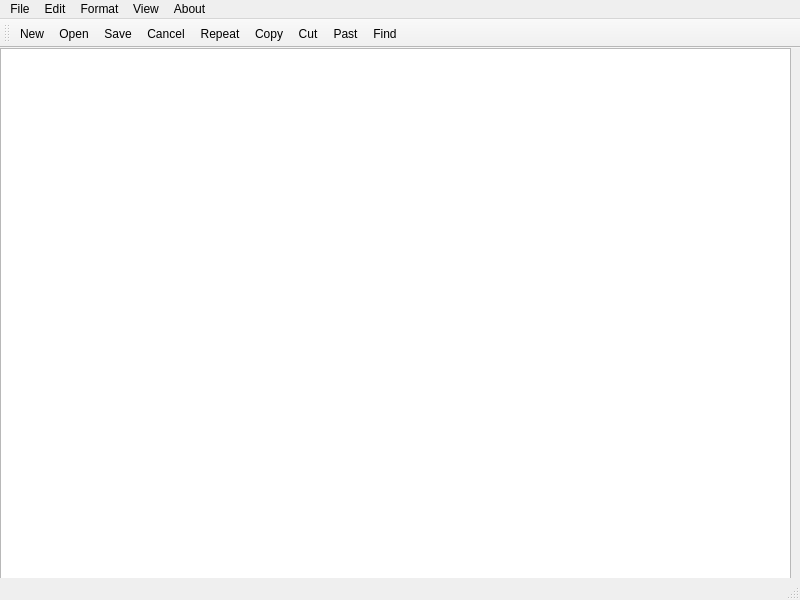
<?xml version="1.0" encoding="UTF-8"?>
<ui version="4.0">
 <class>MainWindow</class>
 <widget class="QMainWindow" name="MainWindow">
  <property name="geometry">
   <rect>
    <x>0</x>
    <y>0</y>
    <width>800</width>
    <height>600</height>
   </rect>
  </property>
  <property name="windowTitle">
   <string>MainWindow</string>
  </property>
  <widget class="QWidget" name="centralwidget">
   <widget class="QTextEdit" name="textEdit">
    <property name="geometry">
     <rect>
      <x>0</x>
      <y>0</y>
      <width>791</width>
      <height>531</height>
     </rect>
    </property>
   </widget>
  </widget>
  <widget class="QMenuBar" name="menubar">
   <property name="geometry">
    <rect>
     <x>0</x>
     <y>0</y>
     <width>800</width>
     <height>22</height>
    </rect>
   </property>
   <widget class="QMenu" name="menuFile">
    <property name="title">
     <string>File</string>
    </property>
    <addaction name="actionNew"/>
    <addaction name="actionOpen"/>
    <addaction name="actionSave"/>
    <addaction name="actionSave_as"/>
    <addaction name="actionclose"/>
   </widget>
   <widget class="QMenu" name="menuEdit">
    <property name="title">
     <string>Edit</string>
    </property>
    <addaction name="actionCancel"/>
    <addaction name="actionRepeat"/>
    <addaction name="actionCopy"/>
    <addaction name="actionCut"/>
    <addaction name="actionPast"/>
    <addaction name="actionFind"/>
    <addaction name="actionFind_and_Replace"/>
    <addaction name="actionSelect_All"/>
   </widget>
   <widget class="QMenu" name="menuView">
    <property name="title">
     <string>Format</string>
    </property>
    <addaction name="separator"/>
    <addaction name="actionWord_wrap"/>
    <addaction name="actionfont"/>
   </widget>
   <widget class="QMenu" name="menuView_2">
    <property name="title">
     <string>View</string>
    </property>
    <widget class="QMenu" name="menuEdit_style">
     <property name="title">
      <string>Edit style</string>
     </property>
     <addaction name="actionEdit"/>
     <addaction name="actionOpen_2"/>
     <addaction name="actionDefault"/>
     <addaction name="actionC_98"/>
     <addaction name="actionC90"/>
     <addaction name="actionC_14"/>
    </widget>
    <addaction name="actionBackground"/>
    <addaction name="actionLine_color"/>
    <addaction name="actionNumbering"/>
    <addaction name="actionTool_bar"/>
    <addaction name="actionStatus_bar"/>
    <addaction name="actionSyntaxis"/>
    <addaction name="actionSelect_syntaxis"/>
    <addaction name="menuEdit_style"/>
   </widget>
   <widget class="QMenu" name="menuabout">
    <property name="title">
     <string>About</string>
    </property>
    <addaction name="actionAbout_program"/>
   </widget>
   <addaction name="menuFile"/>
   <addaction name="menuEdit"/>
   <addaction name="menuView"/>
   <addaction name="menuView_2"/>
   <addaction name="menuabout"/>
  </widget>
  <widget class="QStatusBar" name="statusbar"/>
  <widget class="QToolBar" name="toolBar">
   <property name="windowTitle">
    <string>toolBar</string>
   </property>
   <attribute name="toolBarArea">
    <enum>TopToolBarArea</enum>
   </attribute>
   <attribute name="toolBarBreak">
    <bool>false</bool>
   </attribute>
   <addaction name="actionNew"/>
   <addaction name="actionOpen"/>
   <addaction name="actionSave"/>
   <addaction name="actionCancel"/>
   <addaction name="actionRepeat"/>
   <addaction name="actionCopy"/>
   <addaction name="actionCut"/>
   <addaction name="actionPast"/>
   <addaction name="actionFind"/>
  </widget>
  <action name="actionNew">
   <property name="text">
    <string>New</string>
   </property>
  </action>
  <action name="actionOpen">
   <property name="text">
    <string>Open</string>
   </property>
  </action>
  <action name="actionSave">
   <property name="text">
    <string>Save</string>
   </property>
  </action>
  <action name="actionSave_as">
   <property name="text">
    <string>Save as</string>
   </property>
  </action>
  <action name="actionCancel">
   <property name="text">
    <string>Cancel</string>
   </property>
  </action>
  <action name="actionRepeat">
   <property name="text">
    <string>Repeat</string>
   </property>
  </action>
  <action name="actionCopy">
   <property name="text">
    <string>Copy</string>
   </property>
  </action>
  <action name="actionCut">
   <property name="text">
    <string>Cut</string>
   </property>
  </action>
  <action name="actionPast">
   <property name="text">
    <string>Past</string>
   </property>
  </action>
  <action name="actionFind">
   <property name="text">
    <string>Find</string>
   </property>
  </action>
  <action name="actionFind_and_Replace">
   <property name="text">
    <string>Find and Replace</string>
   </property>
  </action>
  <action name="actionSelect_All">
   <property name="text">
    <string>Select All</string>
   </property>
  </action>
  <action name="actionWord_wrap">
   <property name="checkable">
    <bool>true</bool>
   </property>
   <property name="checked">
    <bool>true</bool>
   </property>
   <property name="text">
    <string>Word wrap</string>
   </property>
  </action>
  <action name="actionfont">
   <property name="checkable">
    <bool>false</bool>
   </property>
   <property name="text">
    <string>font</string>
   </property>
  </action>
  <action name="actionBackground">
   <property name="text">
    <string>Background</string>
   </property>
  </action>
  <action name="actionLine_color">
   <property name="text">
    <string>Line color</string>
   </property>
  </action>
  <action name="actionNumbering">
   <property name="text">
    <string>Numbering</string>
   </property>
  </action>
  <action name="actionTool_bar">
   <property name="text">
    <string>Tool bar</string>
   </property>
  </action>
  <action name="actionStatus_bar">
   <property name="text">
    <string>Status bar</string>
   </property>
  </action>
  <action name="actionSyntaxis">
   <property name="text">
    <string>Syntaxis</string>
   </property>
  </action>
  <action name="actionSelect_syntaxis">
   <property name="text">
    <string>Select syntaxis</string>
   </property>
  </action>
  <action name="actionEdit">
   <property name="text">
    <string>Edit</string>
   </property>
  </action>
  <action name="actionOpen_2">
   <property name="text">
    <string>Open</string>
   </property>
  </action>
  <action name="actionDefault">
   <property name="text">
    <string>Default</string>
   </property>
  </action>
  <action name="actionC_98">
   <property name="text">
    <string>C++98</string>
   </property>
  </action>
  <action name="actionC90">
   <property name="text">
    <string>C90</string>
   </property>
  </action>
  <action name="actionC_14">
   <property name="text">
    <string>C++14</string>
   </property>
  </action>
  <action name="actionAbout_program">
   <property name="text">
    <string>About program</string>
   </property>
  </action>
  <action name="actionclose">
   <property name="text">
    <string>close</string>
   </property>
  </action>
 </widget>
 <resources/>
 <connections/>
</ui>
